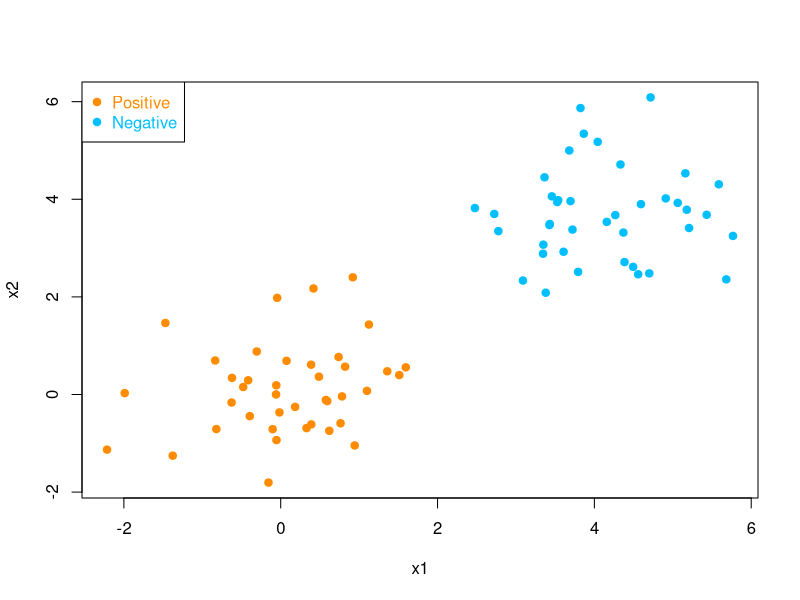

This chart was generated by the following R code:
## ---- chunk 1
rm(list=ls());

set.seed(1); n <-40; p <- 2
xpos <- matrix(rnorm(n*p, mean=0, sd=1), n, p)
xneg <- matrix(rnorm(n*p, mean=4, sd=1), n, p)
x <- rbind(xpos, xneg)
y <- matrix(c(rep(1, n), rep(-1, n)))
  
plot(x,col=ifelse(y>0,"darkorange", "deepskyblue"), pch = 19, xlab = "x1", ylab = "x2")
legend("topleft", c("Positive","Negative"), 
col=c("darkorange", "deepskyblue"), pch=c(19, 19), text.col=c("darkorange", "deepskyblue"))

## ---- chunk 2
library(quadprog)

eps <- 5e-4

# build the system matrices
Q <- sapply(1:n, function(i) y[i]*t(x)[,i])
D <- t(Q)%*%Q
d <- matrix(1, nrow=n)
b0 <- rbind( matrix(0, nrow=1, ncol=1) , matrix(0, nrow=n, ncol=1) )
A <- t(rbind(matrix(y, nrow=1, ncol=n), diag(nrow=n)))

# call the QP solver:
sol <- solve.QP(D+eps*diag(n), d, A, b0, factorized = FALSE)
#sol <- solve.QP(D+eps*diag(n), d, A, b0, meq=1, factorized=FALSE)
qpsol <- matrix(sol$solution, nrow=n)



